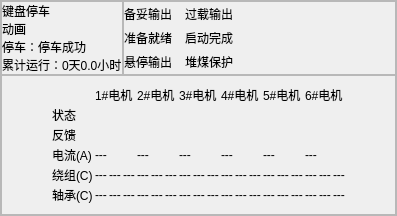
          <widget class="QWidget" name="page7">
           <layout class="QVBoxLayout" name="verticalLayout_9">
            <property name="spacing">
             <number>0</number>
            </property>
            <property name="leftMargin">
             <number>0</number>
            </property>
            <property name="topMargin">
             <number>0</number>
            </property>
            <property name="rightMargin">
             <number>0</number>
            </property>
            <property name="bottomMargin">
             <number>0</number>
            </property>
            <item>
             <widget class="QFrame" name="frame_2">
              <property name="frameShape">
               <enum>QFrame::StyledPanel</enum>
              </property>
              <property name="frameShadow">
               <enum>QFrame::Raised</enum>
              </property>
              <property name="lineWidth">
               <number>0</number>
              </property>
              <layout class="QGridLayout" name="gridLayout_26" rowstretch="2,3" columnstretch="2,5" rowminimumheight="0,0" columnminimumwidth="0,0">
               <property name="leftMargin">
                <number>0</number>
               </property>
               <property name="topMargin">
                <number>0</number>
               </property>
               <property name="rightMargin">
                <number>0</number>
               </property>
               <property name="bottomMargin">
                <number>0</number>
               </property>
               <property name="spacing">
                <number>0</number>
               </property>
               <item row="0" column="0">
                <widget class="QFrame" name="page6_animat_2">
                 <property name="frameShape">
                  <enum>QFrame::StyledPanel</enum>
                 </property>
                 <property name="frameShadow">
                  <enum>QFrame::Raised</enum>
                 </property>
                 <property name="lineWidth">
                  <number>0</number>
                 </property>
                 <layout class="QVBoxLayout" name="verticalLayout_10" stretch="1,3,1,1">
                  <property name="spacing">
                   <number>0</number>
                  </property>
                  <property name="leftMargin">
                   <number>0</number>
                  </property>
                  <property name="topMargin">
                   <number>0</number>
                  </property>
                  <property name="rightMargin">
                   <number>0</number>
                  </property>
                  <property name="bottomMargin">
                   <number>0</number>
                  </property>
                  <item>
                   <widget class="QLabel" name="page6_animat1_2">
                    <property name="text">
                     <string>键盘停车</string>
                    </property>
                   </widget>
                  </item>
                  <item>
                   <widget class="QLabel" name="page6_animat2_2">
                    <property name="text">
                     <string>动画</string>
                    </property>
                   </widget>
                  </item>
                  <item>
                   <widget class="QLabel" name="page6_animat3_2">
                    <property name="text">
                     <string>停车：停车成功</string>
                    </property>
                   </widget>
                  </item>
                  <item>
                   <widget class="QLabel" name="page6_animat4_2">
                    <property name="text">
                     <string>累计运行：0天0.0小时</string>
                    </property>
                   </widget>
                  </item>
                 </layout>
                </widget>
               </item>
               <item row="0" column="1">
                <widget class="QFrame" name="page6_param_2">
                 <property name="frameShape">
                  <enum>QFrame::StyledPanel</enum>
                 </property>
                 <property name="frameShadow">
                  <enum>QFrame::Raised</enum>
                 </property>
                 <property name="lineWidth">
                  <number>0</number>
                 </property>
                 <layout class="QGridLayout" name="gridLayout_25" columnstretch="2,1,2,1">
                  <property name="leftMargin">
                   <number>0</number>
                  </property>
                  <property name="topMargin">
                   <number>0</number>
                  </property>
                  <property name="rightMargin">
                   <number>150</number>
                  </property>
                  <property name="bottomMargin">
                   <number>0</number>
                  </property>
                  <property name="spacing">
                   <number>0</number>
                  </property>
                  <item row="0" column="0">
                   <widget class="QLabel" name="page6_param11_2">
                    <property name="text">
                     <string>备妥输出</string>
                    </property>
                   </widget>
                  </item>
                  <item row="0" column="1">
                   <widget class="QLabel" name="page6_param12_2">
                    <property name="text">
                     <string/>
                    </property>
                   </widget>
                  </item>
                  <item row="0" column="2">
                   <widget class="QLabel" name="page6_param13_2">
                    <property name="text">
                     <string>过载输出</string>
                    </property>
                   </widget>
                  </item>
                  <item row="0" column="3">
                   <widget class="QLabel" name="page6_param14_2">
                    <property name="text">
                     <string/>
                    </property>
                   </widget>
                  </item>
                  <item row="1" column="0">
                   <widget class="QLabel" name="page6_param21_2">
                    <property name="text">
                     <string>准备就绪</string>
                    </property>
                   </widget>
                  </item>
                  <item row="1" column="1">
                   <widget class="QLabel" name="page6_param22_2">
                    <property name="text">
                     <string/>
                    </property>
                   </widget>
                  </item>
                  <item row="1" column="2">
                   <widget class="QLabel" name="page6_param23_2">
                    <property name="text">
                     <string>启动完成</string>
                    </property>
                   </widget>
                  </item>
                  <item row="1" column="3">
                   <widget class="QLabel" name="page6_param24_2">
                    <property name="text">
                     <string/>
                    </property>
                   </widget>
                  </item>
                  <item row="2" column="0">
                   <widget class="QLabel" name="page6_param31_2">
                    <property name="text">
                     <string>悬停输出</string>
                    </property>
                   </widget>
                  </item>
                  <item row="2" column="1">
                   <widget class="QLabel" name="page6_param32_2">
                    <property name="text">
                     <string/>
                    </property>
                   </widget>
                  </item>
                  <item row="2" column="2">
                   <widget class="QLabel" name="page6_param33_2">
                    <property name="text">
                     <string>堆煤保护</string>
                    </property>
                   </widget>
                  </item>
                  <item row="2" column="3">
                   <widget class="QLabel" name="page6_param34_2">
                    <property name="text">
                     <string/>
                    </property>
                   </widget>
                  </item>
                 </layout>
                </widget>
               </item>
               <item row="1" column="0" colspan="2">
                <widget class="QFrame" name="motor_state_2">
                 <property name="frameShape">
                  <enum>QFrame::StyledPanel</enum>
                 </property>
                 <property name="frameShadow">
                  <enum>QFrame::Raised</enum>
                 </property>
                 <property name="lineWidth">
                  <number>0</number>
                 </property>
                 <layout class="QGridLayout" name="gridLayout_24" rowstretch="1,1,1,1,1,1" columnstretch="3,1,1,1,1,1,1,1,1,1,1,1,1,1,1,1,1,1,1">
                  <property name="leftMargin">
                   <number>50</number>
                  </property>
                  <property name="topMargin">
                   <number>10</number>
                  </property>
                  <property name="rightMargin">
                   <number>50</number>
                  </property>
                  <property name="bottomMargin">
                   <number>10</number>
                  </property>
                  <property name="spacing">
                   <number>2</number>
                  </property>
                  <item row="2" column="1" colspan="3">
                   <widget class="QLabel" name="motor_state21_2">
                    <property name="text">
                     <string/>
                    </property>
                   </widget>
                  </item>
                  <item row="2" column="10" colspan="3">
                   <widget class="QLabel" name="motor_state24_2">
                    <property name="text">
                     <string/>
                    </property>
                   </widget>
                  </item>
                  <item row="0" column="4" colspan="3">
                   <widget class="QLabel" name="label_141">
                    <property name="text">
                     <string>2#电机</string>
                    </property>
                   </widget>
                  </item>
                  <item row="0" column="1" colspan="3">
                   <widget class="QLabel" name="label_143">
                    <property name="text">
                     <string>1#电机</string>
                    </property>
                   </widget>
                  </item>
                  <item row="1" column="4" colspan="3">
                   <widget class="QLabel" name="motor_state12_2">
                    <property name="text">
                     <string/>
                    </property>
                   </widget>
                  </item>
                  <item row="1" column="7" colspan="3">
                   <widget class="QLabel" name="motor_state13_2">
                    <property name="text">
                     <string/>
                    </property>
                   </widget>
                  </item>
                  <item row="1" column="13" colspan="3">
                   <widget class="QLabel" name="motor_state15_2">
                    <property name="text">
                     <string/>
                    </property>
                   </widget>
                  </item>
                  <item row="1" column="16" colspan="3">
                   <widget class="QLabel" name="motor_state16_2">
                    <property name="text">
                     <string/>
                    </property>
                   </widget>
                  </item>
                  <item row="2" column="4" colspan="3">
                   <widget class="QLabel" name="motor_state22_2">
                    <property name="text">
                     <string/>
                    </property>
                   </widget>
                  </item>
                  <item row="2" column="7" colspan="3">
                   <widget class="QLabel" name="motor_state23_2">
                    <property name="text">
                     <string/>
                    </property>
                   </widget>
                  </item>
                  <item row="0" column="0">
                   <widget class="QLabel" name="label_144">
                    <property name="text">
                     <string/>
                    </property>
                   </widget>
                  </item>
                  <item row="2" column="13" colspan="3">
                   <widget class="QLabel" name="motor_state25_2">
                    <property name="text">
                     <string/>
                    </property>
                   </widget>
                  </item>
                  <item row="0" column="13" colspan="3">
                   <widget class="QLabel" name="label_145">
                    <property name="text">
                     <string>5#电机</string>
                    </property>
                   </widget>
                  </item>
                  <item row="0" column="16" colspan="3">
                   <widget class="QLabel" name="label_146">
                    <property name="text">
                     <string>6#电机</string>
                    </property>
                   </widget>
                  </item>
                  <item row="0" column="7" colspan="3">
                   <widget class="QLabel" name="label_147">
                    <property name="text">
                     <string>3#电机</string>
                    </property>
                   </widget>
                  </item>
                  <item row="1" column="1" colspan="3">
                   <widget class="QLabel" name="motor_state11_2">
                    <property name="text">
                     <string/>
                    </property>
                   </widget>
                  </item>
                  <item row="1" column="10" colspan="3">
                   <widget class="QLabel" name="motor_state14_2">
                    <property name="text">
                     <string/>
                    </property>
                   </widget>
                  </item>
                  <item row="2" column="0">
                   <widget class="QLabel" name="label_150">
                    <property name="text">
                     <string>反馈</string>
                    </property>
                   </widget>
                  </item>
                  <item row="0" column="10" colspan="3">
                   <widget class="QLabel" name="label_148">
                    <property name="text">
                     <string>4#电机</string>
                    </property>
                   </widget>
                  </item>
                  <item row="1" column="0">
                   <widget class="QLabel" name="label_151">
                    <property name="text">
                     <string>状态</string>
                    </property>
                   </widget>
                  </item>
                  <item row="3" column="0">
                   <widget class="QLabel" name="label_157">
                    <property name="text">
                     <string>电流(A)</string>
                    </property>
                   </widget>
                  </item>
                  <item row="4" column="0">
                   <widget class="QLabel" name="label_164">
                    <property name="text">
                     <string>绕组(C)</string>
                    </property>
                   </widget>
                  </item>
                  <item row="4" column="5">
                   <widget class="QLabel" name="motor_state45_2">
                    <property name="text">
                     <string>---</string>
                    </property>
                   </widget>
                  </item>
                  <item row="4" column="6">
                   <widget class="QLabel" name="motor_state46_2">
                    <property name="text">
                     <string>---</string>
                    </property>
                   </widget>
                  </item>
                  <item row="4" column="8">
                   <widget class="QLabel" name="motor_state48_2">
                    <property name="text">
                     <string>---</string>
                    </property>
                   </widget>
                  </item>
                  <item row="4" column="9">
                   <widget class="QLabel" name="motor_state49_2">
                    <property name="text">
                     <string>---</string>
                    </property>
                   </widget>
                  </item>
                  <item row="4" column="10">
                   <widget class="QLabel" name="motor_state410_2">
                    <property name="text">
                     <string>---</string>
                    </property>
                   </widget>
                  </item>
                  <item row="4" column="15">
                   <widget class="QLabel" name="motor_state415_2">
                    <property name="text">
                     <string>---</string>
                    </property>
                   </widget>
                  </item>
                  <item row="4" column="16">
                   <widget class="QLabel" name="motor_state416_2">
                    <property name="text">
                     <string>---</string>
                    </property>
                   </widget>
                  </item>
                  <item row="4" column="13">
                   <widget class="QLabel" name="motor_state413_2">
                    <property name="text">
                     <string>---</string>
                    </property>
                   </widget>
                  </item>
                  <item row="4" column="11">
                   <widget class="QLabel" name="motor_state411_2">
                    <property name="text">
                     <string>---</string>
                    </property>
                   </widget>
                  </item>
                  <item row="4" column="18">
                   <widget class="QLabel" name="motor_state418_2">
                    <property name="text">
                     <string>---</string>
                    </property>
                   </widget>
                  </item>
                  <item row="3" column="1" colspan="3">
                   <widget class="QLabel" name="motor_state31_2">
                    <property name="text">
                     <string>---</string>
                    </property>
                   </widget>
                  </item>
                  <item row="5" column="0">
                   <widget class="QLabel" name="label_171">
                    <property name="text">
                     <string>轴承(C)</string>
                    </property>
                   </widget>
                  </item>
                  <item row="5" column="1">
                   <widget class="QLabel" name="motor_state51_2">
                    <property name="text">
                     <string>---</string>
                    </property>
                   </widget>
                  </item>
                  <item row="4" column="4">
                   <widget class="QLabel" name="motor_state44_2">
                    <property name="text">
                     <string>---</string>
                    </property>
                   </widget>
                  </item>
                  <item row="3" column="10" colspan="3">
                   <widget class="QLabel" name="motor_state34_2">
                    <property name="text">
                     <string>---</string>
                    </property>
                   </widget>
                  </item>
                  <item row="4" column="3">
                   <widget class="QLabel" name="motor_state43_2">
                    <property name="text">
                     <string>---</string>
                    </property>
                   </widget>
                  </item>
                  <item row="4" column="12">
                   <widget class="QLabel" name="motor_state412_2">
                    <property name="text">
                     <string>---</string>
                    </property>
                   </widget>
                  </item>
                  <item row="4" column="14">
                   <widget class="QLabel" name="motor_state414_2">
                    <property name="text">
                     <string>---</string>
                    </property>
                   </widget>
                  </item>
                  <item row="4" column="17">
                   <widget class="QLabel" name="motor_state417_2">
                    <property name="text">
                     <string>---</string>
                    </property>
                   </widget>
                  </item>
                  <item row="3" column="4" colspan="3">
                   <widget class="QLabel" name="motor_state32_2">
                    <property name="text">
                     <string>---</string>
                    </property>
                   </widget>
                  </item>
                  <item row="4" column="1">
                   <widget class="QLabel" name="motor_state41_2">
                    <property name="text">
                     <string>---</string>
                    </property>
                   </widget>
                  </item>
                  <item row="2" column="16" colspan="3">
                   <widget class="QLabel" name="motor_state26_2">
                    <property name="text">
                     <string/>
                    </property>
                   </widget>
                  </item>
                  <item row="3" column="13" colspan="3">
                   <widget class="QLabel" name="motor_state35_2">
                    <property name="text">
                     <string>---</string>
                    </property>
                   </widget>
                  </item>
                  <item row="4" column="2">
                   <widget class="QLabel" name="motor_state42_2">
                    <property name="text">
                     <string>---</string>
                    </property>
                   </widget>
                  </item>
                  <item row="4" column="7">
                   <widget class="QLabel" name="motor_state47_2">
                    <property name="text">
                     <string>---</string>
                    </property>
                   </widget>
                  </item>
                  <item row="3" column="7" colspan="3">
                   <widget class="QLabel" name="motor_state33_2">
                    <property name="text">
                     <string>---</string>
                    </property>
                   </widget>
                  </item>
                  <item row="3" column="16" colspan="3">
                   <widget class="QLabel" name="motor_state36_2">
                    <property name="text">
                     <string>---</string>
                    </property>
                   </widget>
                  </item>
                  <item row="5" column="4">
                   <widget class="QLabel" name="motor_state54_2">
                    <property name="text">
                     <string>---</string>
                    </property>
                   </widget>
                  </item>
                  <item row="5" column="2">
                   <widget class="QLabel" name="motor_state52_2">
                    <property name="text">
                     <string>---</string>
                    </property>
                   </widget>
                  </item>
                  <item row="5" column="6">
                   <widget class="QLabel" name="motor_state56_2">
                    <property name="text">
                     <string>---</string>
                    </property>
                   </widget>
                  </item>
                  <item row="5" column="7">
                   <widget class="QLabel" name="motor_state57_2">
                    <property name="text">
                     <string>---</string>
                    </property>
                   </widget>
                  </item>
                  <item row="5" column="5">
                   <widget class="QLabel" name="motor_state55_2">
                    <property name="text">
                     <string>---</string>
                    </property>
                   </widget>
                  </item>
                  <item row="5" column="9">
                   <widget class="QLabel" name="motor_state59_2">
                    <property name="text">
                     <string>---</string>
                    </property>
                   </widget>
                  </item>
                  <item row="5" column="3">
                   <widget class="QLabel" name="motor_state53_2">
                    <property name="text">
                     <string>---</string>
                    </property>
                   </widget>
                  </item>
                  <item row="5" column="8">
                   <widget class="QLabel" name="motor_state58_2">
                    <property name="text">
                     <string>---</string>
                    </property>
                   </widget>
                  </item>
                  <item row="5" column="10">
                   <widget class="QLabel" name="motor_state510_2">
                    <property name="text">
                     <string>---</string>
                    </property>
                   </widget>
                  </item>
                  <item row="5" column="11">
                   <widget class="QLabel" name="motor_state511_2">
                    <property name="text">
                     <string>---</string>
                    </property>
                   </widget>
                  </item>
                  <item row="5" column="12">
                   <widget class="QLabel" name="motor_state512_2">
                    <property name="text">
                     <string>---</string>
                    </property>
                   </widget>
                  </item>
                  <item row="5" column="13">
                   <widget class="QLabel" name="motor_state513_2">
                    <property name="text">
                     <string>---</string>
                    </property>
                   </widget>
                  </item>
                  <item row="5" column="15">
                   <widget class="QLabel" name="motor_state515_2">
                    <property name="text">
                     <string>---</string>
                    </property>
                   </widget>
                  </item>
                  <item row="5" column="16">
                   <widget class="QLabel" name="motor_state516_2">
                    <property name="text">
                     <string>---</string>
                    </property>
                   </widget>
                  </item>
                  <item row="5" column="17">
                   <widget class="QLabel" name="motor_state517_2">
                    <property name="text">
                     <string>---</string>
                    </property>
                   </widget>
                  </item>
                  <item row="5" column="18">
                   <widget class="QLabel" name="motor_state518_2">
                    <property name="text">
                     <string>---</string>
                    </property>
                   </widget>
                  </item>
                  <item row="5" column="14">
                   <widget class="QLabel" name="motor_state514_2">
                    <property name="text">
                     <string>---</string>
                    </property>
                   </widget>
                  </item>
                 </layout>
                </widget>
               </item>
              </layout>
             </widget>
            </item>
           </layout>
          </widget>
